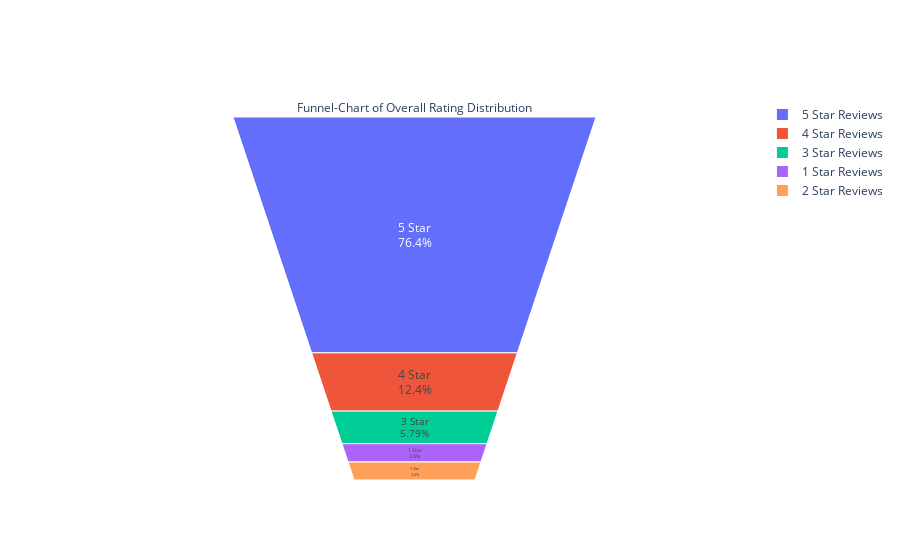

Notebook code cell kept with this figure:
### Code cell
from plotly import graph_objs as go

fig = go.Figure(go.Funnelarea(
    labels = [f"{i} Star Reviews" for i in temp["overall"]],
    text = [f"{i} Star" for i in temp["overall"]],
    values = temp.Review,
    title = {"position": "top center", "text": "Funnel-Chart of Overall Rating Distribution"}
    ))
fig.show()

### Figure 1 — Plotly figure (JSON) as saved in the notebook; plotly's stock layout.template omitted (floating-point values rounded to 4 significant figures)
{"data": [{"labels": ["5 Star Reviews", "4 Star Reviews", "3 Star Reviews", "1 Star Reviews", "2 Star Reviews"], "text": ["5 Star", "4 Star", "3 Star", "1 Star", "2 Star"], "title": {"position": "top center", "text": "Funnel-Chart of Overall Rating Distribution"}, "type": "funnelarea", "values": [283158, 45831, 21470, 10772, 9624]}], "layout": {}}
